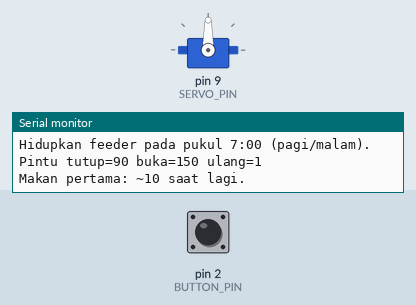
This sketch was run on a simulated Arduino Uno, built with avr-gcc and run on an emulated ATmega328P. On the bench: servo, the last lines printed to the serial monitor. The inputs (shaded band) are chosen by the test bench; at power-on: pin 2 (BUTTON_PIN) HIGH.

Above: at 1.3 s.
1.4 s: pin 2 (BUTTON_PIN) pulled LOW for 0.15 s
At 2.2 s:
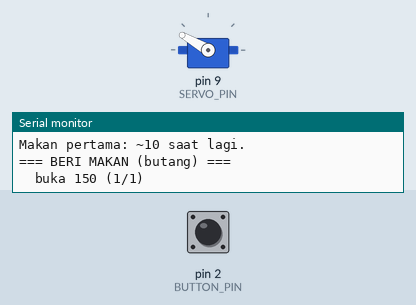
Timing chart, 0 to 4.4 s (numbered marks = the images above; inputs shaded):
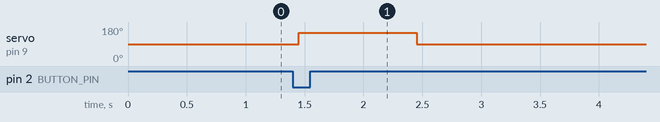

The sketch:

DailyFeeder.ino
```cpp
/*
 * DailyFeeder.ino
 * -------------------------------------------------------------
 * Fish Feeder - selang 8 jam guna millis() (TIADA RTC diperlukan), 3x sehari.
 *
 * CARA GUNA:
 *   Hidupkan feeder TEPAT pada pukul 7:00 (pagi ATAU malam).
 *     -> beri makan sekali (selepas ~10 saat)
 *     -> 8 jam kemudian beri makan lagi
 *     -> berulang (7am -> 3pm -> 11pm -> 7am -> ...)
 *
 *   Kalau kuasa terputus, hidupkan semula pada pukul 7 (pagi/malam).
 *   Jam Arduino hanyut ~1-2 minit seminggu - betulkan sekali-sekala.
 *
 * Sambungan (Arduino Uno):
 *   Servo SIG (oren)  -> D9      (servo POSITIONAL, cth SG90)
 *   Servo VCC (merah) -> 5V
 *   Servo GND (coklat)-> GND
 *   Butang (pilihan)  -> D2 dan GND (INPUT_PULLUP)
 *
 * feed = ulang PORTIONS kali { buka DOOR_OPEN -> tahan OPEN_HOLD_MS -> tutup DOOR_CLOSED }
 *
 * Laras di bawah:
 *   DOOR_CLOSED / DOOR_OPEN  - sudut pintu
 *   OPEN_HOLD_MS             - lama pintu terbuka setiap ulangan
 *   PORTIONS                 - bilangan ulangan setiap sesi makan
 *   FEED_INTERVAL_MS         - selang antara makan (default 12 jam)
 *   FIRST_FEED_MS            - lengah sebelum makan pertama (default 10 saat)
 * -------------------------------------------------------------
 */

#include <Servo.h>

// ---------- Pin ----------
const int SERVO_PIN  = 9;
const int BUTTON_PIN = 2;

// ---------- Sudut pintu ----------
const int DOOR_CLOSED = 90;
const int DOOR_OPEN   = 150;
const unsigned long OPEN_HOLD_MS = 1000UL;   // 1 saat terbuka
const int PORTIONS               = 1;        // ulang 1 kali

// ---------- Masa ----------
const unsigned long FEED_INTERVAL_MS = 8UL * 60UL * 60UL * 1000UL;  // 8 jam = 3x sehari (guna sebenar). Ujian: 5UL * 60UL * 1000UL = 5 minit
const unsigned long FIRST_FEED_MS    = 10UL * 1000UL;                // 10 saat selepas ON

// ---------- Keadaan ----------
Servo doorServo;
unsigned long nextFeedAt = 0;

int lastReading = HIGH, stableState = HIGH;
unsigned long lastDebounce = 0;
const unsigned long DEBOUNCE_MS = 50;

void feedSession(const char *sebab) {
  Serial.print(F("=== BERI MAKAN (")); Serial.print(sebab); Serial.println(F(") ==="));
  for (int i = 0; i < PORTIONS; i++) {
    doorServo.write(DOOR_OPEN);
    Serial.print(F("  buka ")); Serial.print(DOOR_OPEN);
    Serial.print(F(" (")); Serial.print(i + 1); Serial.print('/'); Serial.print(PORTIONS); Serial.println(')');
    delay(OPEN_HOLD_MS);
    doorServo.write(DOOR_CLOSED);
    Serial.print(F("  tutup ")); Serial.println(DOOR_CLOSED);
    delay(400);
  }
  Serial.println(F("=== Selesai ==="));
  nextFeedAt = millis() + FEED_INTERVAL_MS;
  Serial.println(F("Makan seterusnya: 8 jam lagi."));
}

bool buttonPressed() {
  int reading = digitalRead(BUTTON_PIN);
  if (reading != lastReading) lastDebounce = millis();
  bool pressed = false;
  if (millis() - lastDebounce > DEBOUNCE_MS) {
    if (reading != stableState) {
      stableState = reading;
      if (stableState == LOW) pressed = true;   // INPUT_PULLUP
    }
  }
  lastReading = reading;
  return pressed;
}

void setup() {
  Serial.begin(9600);
  pinMode(BUTTON_PIN, INPUT_PULLUP);

  doorServo.attach(SERVO_PIN);
  doorServo.write(DOOR_CLOSED);          // masa ON: pintu tutup

  nextFeedAt = FIRST_FEED_MS;

  Serial.println(F("=== DailyFeeder (selang 8 jam, 3x sehari) sedia ==="));
  Serial.println(F("Hidupkan feeder pada pukul 7:00 (pagi/malam)."));
  Serial.print(F("Pintu tutup=")); Serial.print(DOOR_CLOSED);
  Serial.print(F(" buka=")); Serial.print(DOOR_OPEN);
  Serial.print(F(" ulang=")); Serial.println(PORTIONS);
  Serial.println(F("Makan pertama: ~10 saat lagi."));
}

void loop() {
  // makan berjadual (8 jam) - tolak bertanda supaya selamat dari overflow millis()
  if ((long)(millis() - nextFeedAt) >= 0) {
    feedSession("jadual 8 jam");
  }

  // butang manual
  if (buttonPressed()) {
    feedSession("butang");
  }

  // papar baki masa setiap 60 saat
  static unsigned long lastPrint = 0;
  if (millis() - lastPrint >= 60000UL) {
    lastPrint = millis();
    long sisaMin = (long)(nextFeedAt - millis()) / 60000L;
    if (sisaMin < 0) sisaMin = 0;
    Serial.print(F("Baki ke makan seterusnya: "));
    Serial.print(sisaMin);
    Serial.println(F(" minit"));
  }
}
```

Measured:
- after the input at 1.4 s, servo on pin 9 (SERVO_PIN): 90° → 150° after 0.05 s, → 90° 1.0 s later
